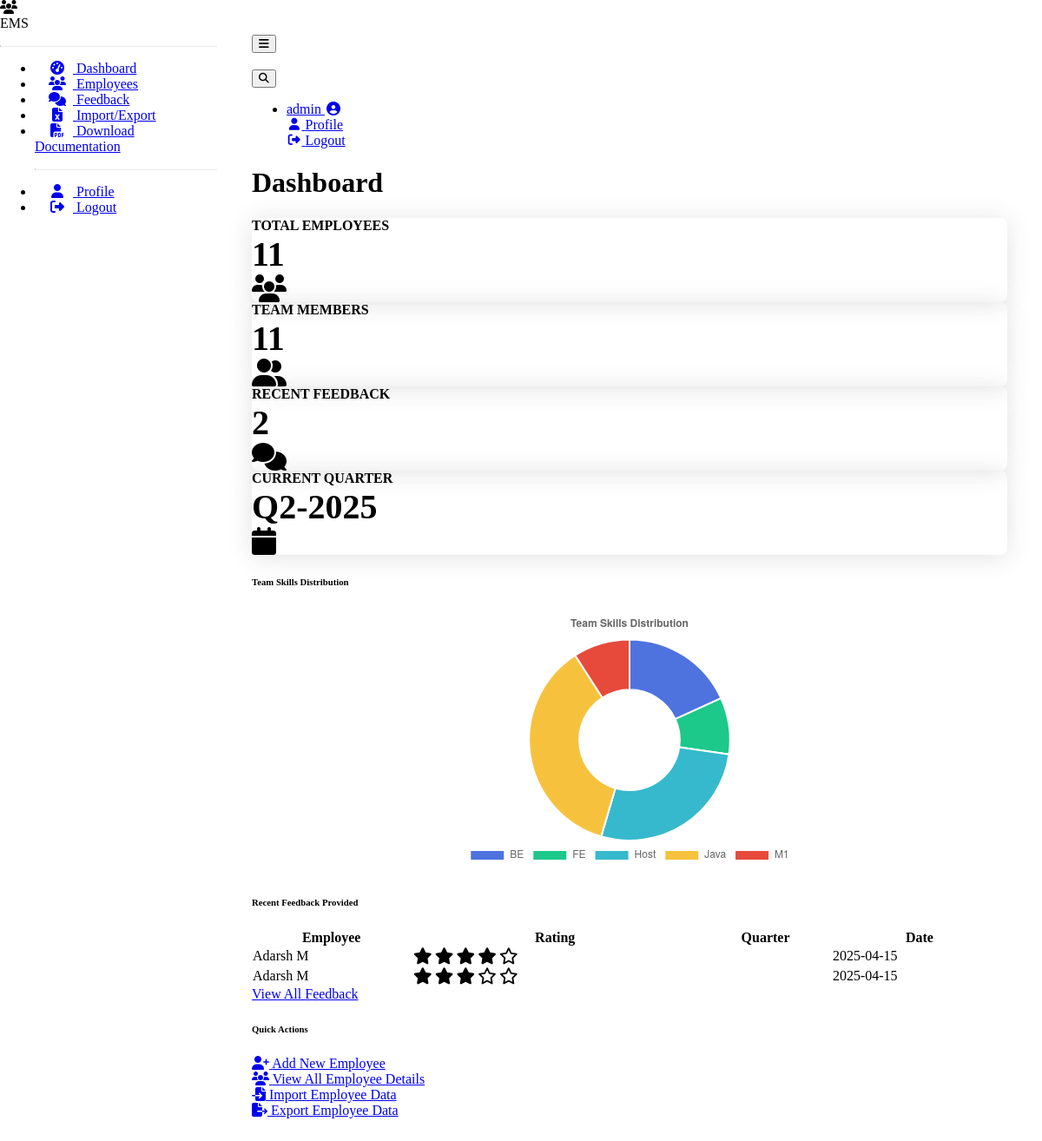
Page / (signed in) on the earlier database version.
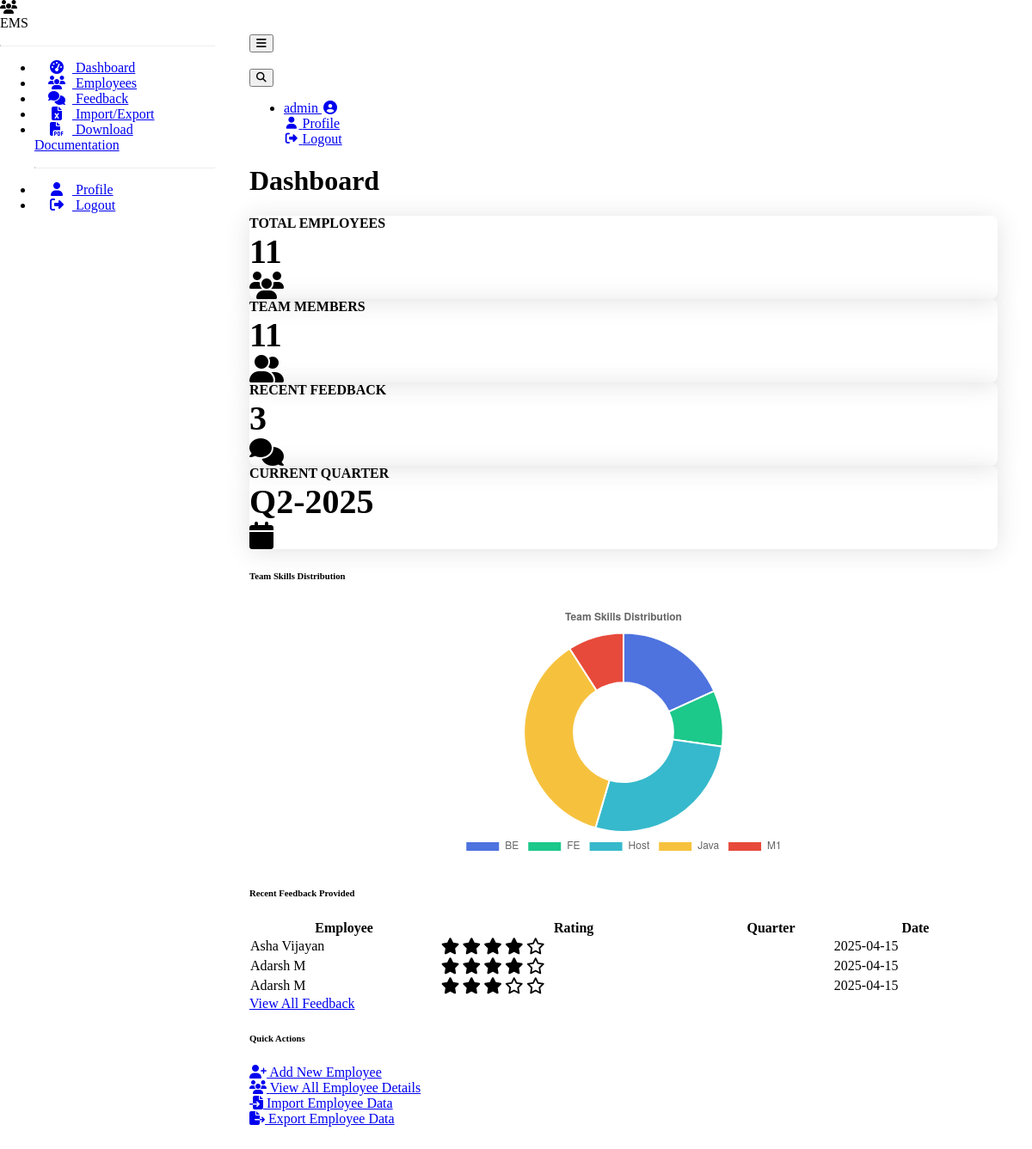
Same page on the later database version.
### models.py (models this page shows, shortened)
class Feedback(db.Model):
    __tablename__ = 'feedback'
    id = db.Column(db.Integer, primary_key=True)
    employee_id = db.Column(db.Integer, db.ForeignKey('employees.id'), nullable=False)
    provided_by_id = db.Column(db.Integer, db.ForeignKey('users.id'), nullable=False)
    provided_by = db.relationship('User', foreign_keys=[provided_by_id])
    rating = db.Column(db.Integer, nullable=False)  # e.g., 1-5 rating scale
    feedback_text = db.Column(db.Text, nullable=False)
    feedback_date = db.Column(db.DateTime, default=datetime.utcnow)
    month = db.Column(db.String(7), nullable=False)  # e.g., "2023-01"

class Employee(db.Model):
    __tablename__ = 'employees'
    id = db.Column(db.Integer, primary_key=True)
    full_name = db.Column(db.String(100), nullable=False)
    joining_date = db.Column(db.Date, nullable=False)
    benzyl = db.Column(db.String(50), unique=True, nullable=False)  # Employee ID or username
    role = db.Column(db.String(100), nullable=False)
    skill = db.Column(db.String(100), nullable=False)
    team = db.Column(db.String(100), nullable=False)
    grade = db.Column(db.String(20), nullable=False)
    designation = db.Column(db.String(100), nullable=False)
    location = db.Column(db.String(100), nullable=False)
    user_id = db.Column(db.Integer, db.ForeignKey('users.id'), nullable=True)
    user = db.relationship('User', foreign_keys=[user_id])
    manager_id = db.Column(db.Integer, db.ForeignKey('users.id'), nullable=True)
    feedback_received = db.relationship('Feedback', backref='employee', lazy='dynamic',
                                        foreign_keys='Feedback.employee_id')

### employee.py (the view, shortened to what this page needs)
@employee_bp.route('/')
@login_required
def dashboard():
    total_employees = Employee.query.count()
    now = datetime.now()
    if current_user.is_manager:
        managed_employees = Employee.query.filter_by(manager_id=current_user.id).count()
        recent_feedback = Feedback.query.filter_by(provided_by_id=current_user.id)\
            .order_by(Feedback.feedback_date.desc()).limit(5).all()
        team_skills = db.session.query(Employee.skill, db.func.count(Employee.id))\
            .filter_by(manager_id=current_user.id)\
            .group_by(Employee.skill).all()
        context = {
            'total_employees': total_employees,
            'managed_employees': managed_employees,
            'recent_feedback': recent_feedback,
            'team_skills': team_skills,
            'is_manager': True,
            'now': now
        }
    return render_template('dashboard.html', **context)

### app.py (called while the page is built)
@login_manager.user_loader
def load_user(user_id):
    from models import User  # Import here to avoid circular imports
    return User.query.get(int(user_id))

### templates/dashboard.html (shortened to what the changed rows need)
{% extends "base.html" %}
{% block content %}
<div class="container-fluid">
    <h1 class="h3 mb-4 text-gray-800">Dashboard</h1>
    <div class="row">
        {% if is_manager %}
        <div class="col-xl-3 col-md-6 mb-4">
            <div class="card dashboard-card border-left-success shadow h-100 py-2">
                <div class="card-body">
                    <div class="row no-gutters align-items-center">
                        <div class="col mr-2">
                            <div class="text-xs font-weight-bold text-success text-uppercase mb-1 dashboard-card-header">
                                Team Members
                            </div>
                            <div class="h5 mb-0 font-weight-bold text-gray-800 dashboard-card-body">
                                {{ managed_employees }}
                            </div>
                        </div>
                        <div class="col-auto">
                            <i class="fas fa-user-friends fa-2x text-gray-300"></i>
                        </div>
                    </div>
                </div>
            </div>
        </div>
        <div class="col-xl-3 col-md-6 mb-4">
            <div class="card dashboard-card border-left-info shadow h-100 py-2">
                <div class="card-body">
                    <div class="row no-gutters align-items-center">
                        <div class="col mr-2">
                            <div class="text-xs font-weight-bold text-info text-uppercase mb-1 dashboard-card-header">
                                Recent Feedback
                            </div>
                            <div class="h5 mb-0 font-weight-bold text-gray-800 dashboard-card-body">
                                {{ recent_feedback|length }}
                            </div>
                        </div>
                        <div class="col-auto">
                            <i class="fas fa-comments fa-2x text-gray-300"></i>
                        </div>
                    </div>
                </div>
            </div>
        </div>
        <div class="col-xl-3 col-md-6 mb-4">
            <div class="card dashboard-card border-left-warning shadow h-100 py-2">
                <div class="card-body">
                    <div class="row no-gutters align-items-center">
                        <div class="col mr-2">
                            <div class="text-xs font-weight-bold text-warning text-uppercase mb-1 dashboard-card-header">
                                Current Quarter
                            </div>
                            <div class="h5 mb-0 font-weight-bold text-gray-800 dashboard-card-body">
                                Q{{ ((now.month - 1) // 3) + 1 }}-{{ now.year }}
                            </div>
                        </div>
                        <div class="col-auto">
                            <i class="fas fa-calendar fa-2x text-gray-300"></i>
                        </div>
                    </div>
                </div>
            </div>
        </div>
        {% endif %}
    </div>
    <div class="row">
        {% if is_manager %}
        <div class="col-lg-6 mb-4">
            <div class="card shadow mb-4">
                <div class="card-body">
                    {% if recent_feedback %}
                    <div class="table-responsive">
                        <table class="table table-bordered" width="100%" cellspacing="0">
                            <thead>
                                <tr>
                                    <th>Employee</th>
                                    <th>Rating</th>
                                    <th>Quarter</th>
                                    <th>Date</th>
                                </tr>
                            </thead>
                            <tbody>
                                {% for feedback in recent_feedback %}
                                <tr>
                                    <td>{{ feedback.employee.full_name }}</td>
                                    <td>
                                        <div class="feedback-rating">
                                            {% for i in range(feedback.rating) %}
                                            <i class="fas fa-star feedback-star"></i>
                                            {% endfor %}
                                            {% for i in range(5 - feedback.rating) %}
                                            <i class="far fa-star feedback-star"></i>
                                            {% endfor %}
                                        </div>
                                    </td>
                                    <td>{{ feedback.quarter }}</td>
                                    <td>{{ feedback.feedback_date.strftime('%Y-%m-%d') }}</td>
                                </tr>
                                {% endfor %}
                            </tbody>
                        </table>
                    </div>
                    {% else %}
                    <p>No recent feedback provided.</p>
                    {% endif %}
                </div>
            </div>
        </div>
        {% endif %}
    </div>
</div>
{% endblock %}

Differences in the rows shown:
added Feedback: employee.full_name "Asha Vijayan", rating 4 (drawn), feedback_date "2025-04-15"
Other differences:
{{ recent_feedback|length }}: "2" → "3"
